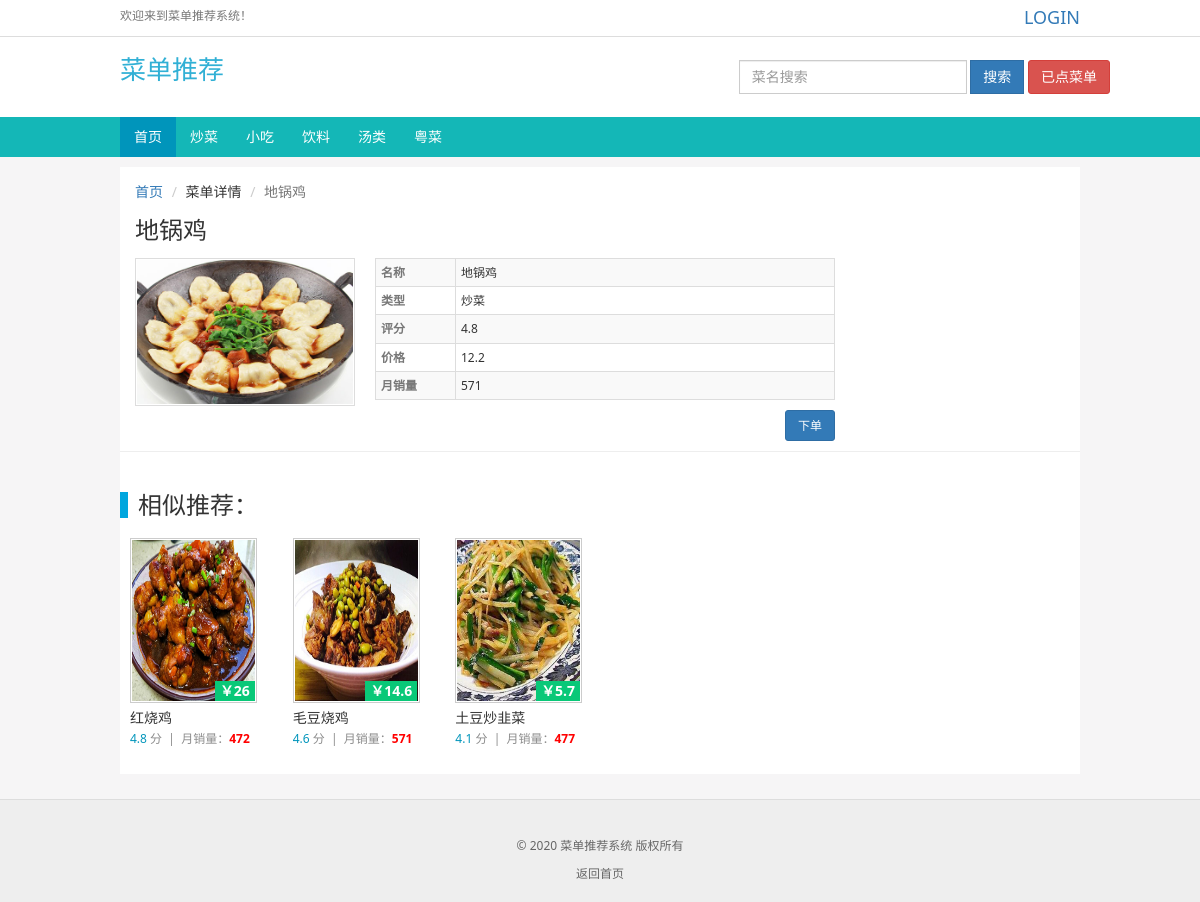
The page /detail/2/ on the database its author committed.
### Myrestaurant/models.py (models this page shows, shortened)
class MenuType(models.Model):
    MenuType = models.CharField(max_length=10, verbose_name="分类")
    CreateType = models.DateTimeField(auto_now_add=True, verbose_name="创建时间", editable=False)
    class Meta:
        verbose_name = "类别"
        verbose_name_plural = verbose_name
        ordering = ['CreateType']

class MenuModels(models.Model):
    core = str(round(random.uniform(1, 5), 1))
    shell = str(random.randint(300, 700))
    free = str(round(random.uniform(5, 15), 1))
    MenuName = models.CharField(max_length=30, verbose_name="菜名")
    MenuType = models.ForeignKey(MenuType, related_name="Menutype", on_delete=models.CASCADE, verbose_name="类型")
    MenuImg = models.ImageField(upload_to='static/img/plants/', default='static/img/plants/default.png', max_length=200,
                                blank=True, null=True, verbose_name='图片')
    MenuCore = models.CharField(max_length=20, verbose_name="评分", blank=True, null=True, default=core)
    MenuShell = models.CharField(max_length=20, verbose_name="月销售量", blank=True, null=True, default=shell)
    MenuFree = models.CharField(max_length=20, verbose_name="价格", blank=True, null=True, default=free)
    CreateMenu = models.DateTimeField(auto_now_add=True, verbose_name="创建时间", editable=False)
    class Meta:
        verbose_name = "菜单"
        verbose_name_plural = verbose_name
        ordering = ['CreateMenu']

### Myrestaurant/views.py (the view)
# urls.py: path(r"detail/<int:id>/", detail,name= "detail"),
def detail(request, id):
    try:
        p = MenuModels.objects.get(id=id)
        pls = MenuType.objects.all()
        res = MenuModels.objects.filter(MenuType=p.MenuType.id).exclude(id=id)[:6]
        object = User.objects.get(username=request.user)
        count = LovableModels.objects.filter(LoveUser=object).count() - 1
        object_list = []
        for x in range(count*2):
            l = LovableModels.objects.filter(LoveUser=object)[random.randint(0, count)]
            if l.LoveMune not in object_list :
                object_list.append(l.LoveMune)
    except:
        pass
    return render(request, 'detail.html', locals())

### templates/detail.html (shortened to what this page needs)
{% extends 'base.html' %}
{% block content %}
    <div class="container">
        <div class="container-fluid" style="background:#FFF;padding-top:15px;">
            <ol class="breadcrumb">
                <li><a href="/">首页</a></li>
                <li>菜单详情</li>
                <li class="active">{{ p.MenuName }}</li>
            </ol>
            <div class="row">
                <div class="col-md-12">
                    <h1 class="movie-title">{{ p.MenuName }}</h1>
                </div>
                <div class="col-md-9">
                    <div class="row">
                        <div class="col-md-4" style="padding-right:5px;">
                            <a href="#" style="display:block;position:relative;">
                                <img class="img-thumbnail" width="100%" src="/{{ p.MenuImg }}">
                            </a>
                        </div>
                        <div class="col-md-8" style="padding-right:5px;">
                            <table class="table table-striped table-condensed table-bordered"
                                   style="margin-bottom:10px;font-size:12px;">
                                <tbody>
                                <tr>
                                    <td class="span2"><span class="info-label">名称</span></td>
                                    <td id="munename">{{ p.MenuName }}</td>
                                </tr>
                                <tr>
                                    <td class="span2"><span class="info-label">类型</span></td>
                                    <td id="casts" style="position:relative;">{{ p.MenuType.MenuType }}</td>
                                </tr>
                                <tr>
                                    <td class="span2"><span class="info-label">评分</span></td>
                                    <td id="casts" style="position:relative;">{{ p.MenuCore }}</td>
                                </tr>
                                <tr>
                                    <td class="span2"><span class="info-label">价格</span></td>
                                    <td id="free">  {{ p.MenuFree }}</td>
                                </tr>
                                <tr>
                                    <td class="span2"><span class="info-label">月销量</span></td>
                                    <td>  {{ p.MenuShell }} </td>
                                </tr>
                                </tbody>
                            </table>
                            <div style="text-align: right">
                                {% if user.is_authenticated %}
                                    <a style="font-size: 12px;text-decoration: none;"
                                       class="btn btn-primary" href="javascript:void (0);" onclick="shop()">下单
                                    </a>
                                {% else %}
                                    <a style="font-size: 12px;text-decoration: none;"
                                       class="btn btn-primary" href="javascript:void (0);" onclick="login()">下单
                                    </a>
                                {% endif %}
                            </div>
                        </div>
                    </div>
                </div>
                <hr>
                <div class="row" style="padding:0px 7px 0 7px;">
                    <div class="col-md-12 movie-item-out">
                        <br>
                        <h3 style="padding-left:10px;border-left:8px solid #00A6DE;">相似推荐：</h3>
                    </div>
                    {% for p in res %}
                        <div class="col-md-2 col-sm-6 col-xs-6 movie-item-out">
                            <div class="movie-item">
                                <a style="position:relative;display:block;" target="_blank" href="/detail/{{ p.id }}/">
                                    <img class="indexhot" src="/{{ p.MenuImg }}">
                                    <button class="hdtag"><b style="font-size: 14px">￥{{ p.MenuFree }}</b></button>
                                </a>
                                <div class="meta">
                                    <div style="width:100%;overflow:hidden;height:20px;">
                                        <a target="_blank" class="movie-name"
                                           href="/detail/{{ p.id }}/">{{ p.MenuName }}</a>
                                    </div>
                                    <em> <span style="color: #0095bb">{{ p.MenuCore }}</span>&nbsp;分&nbsp;&nbsp;|&nbsp;&nbsp;月销量：<strong><span
                                            style="color:#FF0000;">{{ p.MenuShell }}</span></strong></em>
                                </div>
                            </div>
                        </div>
                    {% endfor %}
                    <div class="col-md-12 movie-item-out">
                    </div>
                </div>
            </div>
        </div>
    </div>
{% endblock %}

### templates/base.html (shortened to what this page needs)
<!DOCTYPE html>
<html lang="zh-CN">
<head>
    <link rel="stylesheet" href="/static/layui/css/layui.css">
    <link rel="stylesheet" href="/static/css/bootstrap.min.css">
    <link rel="stylesheet" rev="stylesheet" type="text/css" media="all" href="/static/css/css2.css">
</head>
<body>
<div style="background:#FFF">
    <div style="padding:5px 0;border-bottom:1px solid #DDD;">
        <div class="container">
            <span class="header-help">欢迎来到菜单推荐系统！</span>
            <div class="pull-right">
                {% if user.is_authenticated %}
                    <span class="header-help">用户：<a href="javascript:;"
                                                    style="font-size: 18px;text-decoration: none">{{ user.username }}</a></span>
                    &nbsp; &nbsp; &nbsp;<span><a href="{% url 'Myrestaurant:user_logout' %}">注销</a></span>
                {% else %}
                    <span class="header-help"><a style="font-size: 18px" href="{% url 'Myrestaurant:login' %}">LOGIN</a></span>
                {% endif %}
            </div>
        </div>
    </div>
    <div class="container" style="padding-top:15px;padding-bottom:15px;padding-right:0;">
        <div class="pull-left">
            <span style="font-size: 26px;color: #31b0d5;font-family: 华文彩云;font-style: normal">菜单推荐</span>
        </div>
        <div class="pull-right ">
            <div class="row">
                <form class="navbar-form" target="_blank" accept-charset="utf-8" action="/search/" method="get"
                      role="search">
                    <div class="form-group">
                        <input type="text" class="form-control" name="wd" placeholder="菜名搜索">
                    </div>
                    <button type="submit" class="btn btn-primary">搜索</button>
                    {% if user.is_authenticated %}
                        <a href="javascript:void (0);" class="btn btn-danger" onclick="mune()">已点菜单</a>
                    {% else %}
                        <a href="javascript:void (0);" class="btn btn-danger" onclick="mune1()">已点菜单</a>
                    {% endif %}
                </form>
            </div>
        </div>
    </div>
    <nav class="navbar navbar-default" role="navigation">
        <div class="container">
            <div class="collapse  navbar-collapse" id="navbar">
                <ul class="nav navbar-nav ">
                    <li class="active"><a href="/">首页</a></li>
                    {% for c in pls %}
                        <li class=""><a href="/type/{{ c.id }}">{{ c.MenuType }}</a></li>
                    {% endfor %}
                </ul>
            </div>
        </div>
    </nav>
</div>
{% block content %} {% endblock %}
<footer class="footer">
    <p style="margin: 0 0 10px;"><br/>&copy; 2020 菜单推荐系统 版权所有</p>
    <em><a href="/">返回首页 </a></em>
</footer>
</body>
</html>

### static/css/css2.css (style rules this page uses)
body,html { font-family: "Segoe UI", "Lucida Grande", Helvetica, Arial, "Microsoft YaHei", FreeSans, Arimo, "Droid Sans","wenquanyi micro hei","Hiragino Sans GB", "Hiragino Sans GB W3", Arial, sans-serif; background: #F6F5F6; }
.hdtag { background:#09C878; padding: 0 5px; color: #FFF; font-size: 12px; right:2px;bottom:2px; position:absolute; border: none; }
.breadcrumb { background: #FFF; padding: 0; margin-bottom: 15px; border-radius: 0; }
.navbar-form input,.navbar-form button { border-radius: 0; }
.navbar { background: #14B7B7; border: none; border-radius: 0; }
.navbar-collapse { padding: 0; }
.navbar-default .navbar-nav li a { color: #FFF; }
.navbar-default .navbar-nav .active a { background: #0095bb; color: #FFF; }
.img-thumbnail { padding: 1px; border-radius: 0; }
.btn,.input { border-radius: 3px; }
.header-help { font-size: 12px; color: #777; }
.movie-title { word-wrap:break-word; margin: 0 0 15px; font-size: 24px; }
.info-label { color: #777; font-weight: bold; }
.movie-item { border-radius: 3px; background: #FFF; padding: 10px 10px; margin-bottom: 15px; }
.movie-item-out { padding: 0 8px; }
.indexhot { border: 1px solid #ccc; padding: 1px; width:127px; height: 200px; }
@media (min-width: 768px) { .container { width: 100% !important; } }
@media (min-width: 992px) { .container { width: 990px !important; } }
@media (min-width: 992px) { .indexhot { height: 165px; } }
@media (min-width: 1200px) { .container { width: 990px !important; } }
.span2 { vertical-align: middle !important; width: 80px; }
em { font-size:12px; font-style:normal; color:#8c8c8c; }
.meta { margin-top:5px; }
.movie-name { font-size: 14px; color: #333; text-overflow: ellipsis; white-space: nowrap; width: 170px; overflow: hidden; display: inline; float: left; }
footer { font-size: 12px; border-top: 1px solid #DDD; text-align: center; margin-top: 25px; padding: 20px 10px; color: #666; background-color: #EEE; }
footer a { color: #666; }
.navbar { margin-bottom: 10px; min-height: 40px; }
.movie-item-out h3 { margin-top: 0px; }
.navbar-form { padding: 0px 0px; }
.nav>li>a { position: relative; display: block; padding: 10px 14px; }

### rows shown on the page
MenuType: MenuType "炒菜"
MenuType: MenuType "小吃"
MenuType: MenuType "饮料"
MenuType: MenuType "汤类"
MenuType: MenuType "粤菜"
MenuModels: MenuName "地锅鸡", MenuImg (picture), MenuType.MenuType "炒菜", MenuCore "4.8", MenuFree "12.2", MenuShell "571"
MenuModels: MenuImg (picture), MenuFree "26", MenuName "红烧鸡", MenuCore "4.8", MenuShell "472"
MenuModels: MenuImg (picture), MenuFree "14.6", MenuName "毛豆烧鸡", MenuCore "4.6", MenuShell "571"
MenuModels: MenuImg (picture), MenuFree "5.7", MenuName "土豆炒韭菜", MenuCore "4.1", MenuShell "477"
